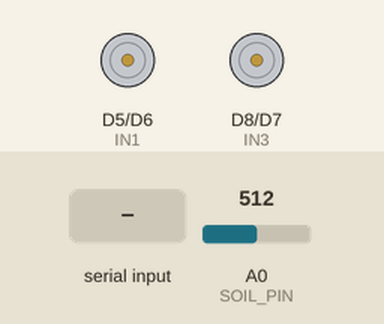
Recording of a sketch running on a simulated ESP8266 (NodeMCU). Parts: motor-driver pin pairs drawn as motors (green arrow = first pin HIGH = forward, orange = second pin HIGH = backward, longer = more drive). The inputs (shaded band) are chosen by the test bench; at power-on: A0 (SOIL_PIN) = 512. What the sketch prints to the serial monitor is not drawn.

Above: at 1.2 s.
1.3 s: "3" received over Serial
At 3.5 s:
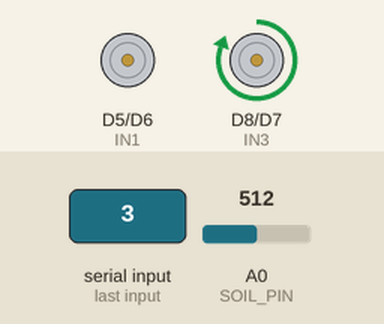
5.4 s: "1" received over Serial
At 5.8 s:
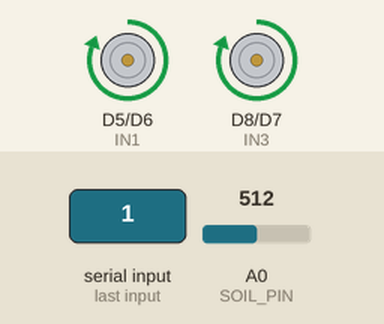
6.9 s: "0" received over Serial
At 8.2 s:
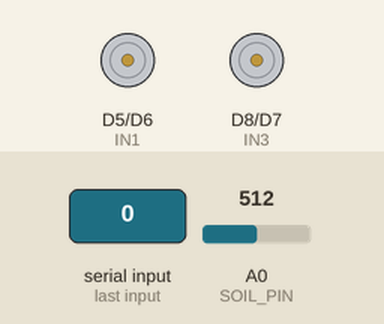
Timing chart, 0 to 9.9 s (numbered marks = the images above; inputs shaded):
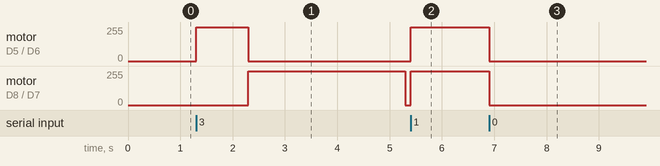

The sketch:

FloraGuardArduino.ino
```cpp
#include <ESP8266WiFi.h>

// Fonksiyon bildirimi
void pompalarıAc(bool manuelMi);
void pompalarıKapat();

#define IN1 D5
#define IN2 D6
#define IN3 D8
#define IN4 D7
#define SOIL_PIN A0

// Zamanlayıcılar
unsigned long sonOlcumZamani = 0;
unsigned long sonGosterimZamani = 0;

const unsigned long sulamaKontrolAraligi = 30000; // ⏱ 30 saniye
const unsigned long nemGosterimAraligi = 1000;    // 🖥 1 saniye

bool pompaAcik = false;
bool manuelMod = false;
bool otomatikSulamaAktif = true;
unsigned long pompaAcilisZamani = 0;
unsigned long pompaSuresi = 0;

int nemDegeri = 0;

void setup() {
  Serial.begin(9600);

  pinMode(IN1, OUTPUT);
  pinMode(IN2, OUTPUT);
  pinMode(IN3, OUTPUT);
  pinMode(IN4, OUTPUT);

  pompalarıKapat();
  Serial.println("🌱 FloraGuard Başladı - Anlık Nem Gösterimi + 30sn Otomatik Kontrol");
}

void loop() {
  // 🖐 Manuel komutlar
  if (Serial.available()) {
    char komut = Serial.read();

    if (komut == '1') {
      manuelMod = true;
      otomatikSulamaAktif = false;
      pompalarıAc(true);
      Serial.println("🖐 MANUEL: Pompa açıldı. Otomatik durduruldu.");
    }
    else if (komut == '0') {
      manuelMod = false;
      otomatikSulamaAktif = false;
      pompalarıKapat();
      Serial.println("🖐 MANUEL: Pompa kapatıldı. Otomatik durduruldu.");
    }
    else if (komut == '2') {
      otomatikSulamaAktif = true;
      manuelMod = false;
      Serial.println("🔄 Otomatik sulama tekrar aktif edildi.");
    }
    else if (komut == '3') {
      manuelMod = true;
      otomatikSulamaAktif = false;

      Serial.println("🧪 KARISIM: 2gr ilaç + 500gr su → Başlatılıyor...");

      // İlaç pompası (OUT1 & OUT2): 1 saniye çalış
      digitalWrite(IN1, HIGH);
      digitalWrite(IN2, LOW);
      delay(1000);
      digitalWrite(IN1, LOW);
      digitalWrite(IN2, LOW);
      Serial.println("✅ İlaç eklendi.");

      // Su pompası (OUT3 & OUT4): 3 saniye çalış
      digitalWrite(IN3, HIGH);
      digitalWrite(IN4, LOW);
      delay(3000);
      digitalWrite(IN3, LOW);
      digitalWrite(IN4, LOW);
      Serial.println("✅ Su eklendi.");

      Serial.println("🧪 Karışım işlemi tamamlandı.");
      otomatikSulamaAktif = true;
      manuelMod = false;
      Serial.println("🔄 Otomatik sulama tekrar aktif hale getirildi.");
    }
  }

  if (manuelMod) return;

  // 🖥 Her 1 saniyede bir nem bilgisini göster
  if (millis() - sonGosterimZamani >= nemGosterimAraligi) {
    sonGosterimZamani = millis();
    nemDegeri = analogRead(SOIL_PIN);
    Serial.print("NEM: ");
    Serial.println(nemDegeri);
  }

  // ⏱ Her 30 saniyede bir otomatik sulama yapılır
  if (otomatikSulamaAktif && millis() - sonOlcumZamani >= sulamaKontrolAraligi) {
    sonOlcumZamani = millis();

    Serial.print("💧 Kontrol - NEM: ");
    Serial.print(nemDegeri);
    Serial.print(" — Durum: ");

    if (nemDegeri > 500) {
      Serial.println("Çok Kuru → 4 sn sadece su sulama");
      pompaSuresi = 4000;
      pompalarıAc(false); // OTOMATİK → Sadece su
      pompaAcilisZamani = millis();
      pompaAcik = true;
    }
    else if (nemDegeri > 300 && nemDegeri <= 500) {
      Serial.println("Orta Kuru → 2 sn sadece su sulama");
      pompaSuresi = 2000;
      pompalarıAc(false); // OTOMATİK → Sadece su
      pompaAcilisZamani = millis();
      pompaAcik = true;
    }
    else {
      Serial.println("Nemli → Sulama yapılmadı");
      pompalarıKapat();
      pompaAcik = false;
    }
  }

  // ⏲ Pompa süresi dolduysa kapat
  if (pompaAcik && millis() - pompaAcilisZamani >= pompaSuresi) {
    pompalarıKapat();
    Serial.println("⏹ Otomatik: Sulama süresi bitti → Pompa kapatıldı");
    pompaAcik = false;
  }
}

// 🧠 Manuel veya otomatik moda göre pompaları aç
void pompalarıAc(bool manuelMi) {
  if (manuelMi) {
    // MANUEL → ilaç ve su pompaları çalışır
    digitalWrite(IN1, HIGH); // ilaç
    digitalWrite(IN2, LOW);
    digitalWrite(IN3, HIGH); // su
    digitalWrite(IN4, LOW);
  } else {
    // OTOMATİK → sadece su pompası
    digitalWrite(IN1, LOW); // ilaç kapalı
    digitalWrite(IN2, LOW);
    digitalWrite(IN3, HIGH); // su
    digitalWrite(IN4, LOW);
  }
}

// 🔌 Tüm pompaları kapat
void pompalarıKapat() {
  digitalWrite(IN1, LOW);
  digitalWrite(IN2, LOW);
  digitalWrite(IN3, LOW);
  digitalWrite(IN4, LOW);

}
```

Measured:
- after the input at 1.3 s, motor on D5 (IN1) / D6 (IN2): stopped → forward 255/255 at once, → stopped 1.0 s later; motor on D8 (IN3) / D7 (IN4): stopped → forward 255/255 after 1.0 s, → stopped 3.0 s later
- after the input at 5.4 s, motor on D5 (IN1) / D6 (IN2), motor on D8 (IN3) / D7 (IN4): stopped → forward 255/255 at once
- after the input at 6.9 s, motor on D5 (IN1) / D6 (IN2), motor on D8 (IN3) / D7 (IN4): forward 255/255 → stopped at once
